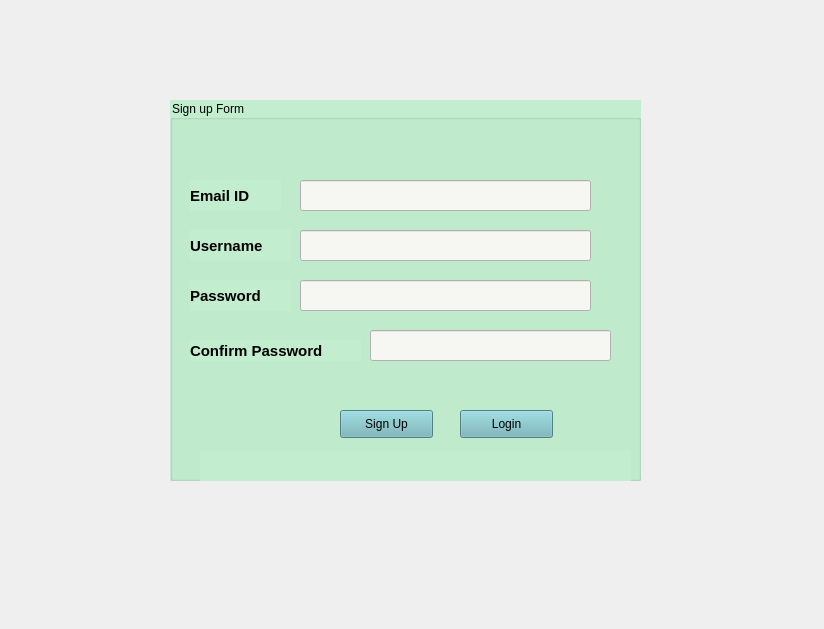
<?xml version="1.0" encoding="UTF-8"?>
<ui version="4.0">
 <class>Form</class>
 <widget class="QWidget" name="Form">
  <property name="geometry">
   <rect>
    <x>0</x>
    <y>0</y>
    <width>824</width>
    <height>629</height>
   </rect>
  </property>
  <property name="windowTitle">
   <string>Form</string>
  </property>
  <widget class="QGroupBox" name="groupBox">
   <property name="geometry">
    <rect>
     <x>170</x>
     <y>100</y>
     <width>471</width>
     <height>381</height>
    </rect>
   </property>
   <property name="styleSheet">
    <string notr="true">background-color:rgb(194,237,206)</string>
   </property>
   <property name="title">
    <string>Sign up Form</string>
   </property>
   <widget class="QLabel" name="newusername_label">
    <property name="geometry">
     <rect>
      <x>20</x>
      <y>130</y>
      <width>101</width>
      <height>31</height>
     </rect>
    </property>
    <property name="font">
     <font>
      <pointsize>11</pointsize>
      <weight>75</weight>
      <bold>true</bold>
     </font>
    </property>
    <property name="text">
     <string>Username</string>
    </property>
   </widget>
   <widget class="QLabel" name="newpassword_label">
    <property name="geometry">
     <rect>
      <x>20</x>
      <y>180</y>
      <width>101</width>
      <height>31</height>
     </rect>
    </property>
    <property name="font">
     <font>
      <pointsize>11</pointsize>
      <weight>75</weight>
      <bold>true</bold>
     </font>
    </property>
    <property name="text">
     <string>Password</string>
    </property>
   </widget>
   <widget class="QLabel" name="confirmpassword_label">
    <property name="geometry">
     <rect>
      <x>20</x>
      <y>240</y>
      <width>171</width>
      <height>21</height>
     </rect>
    </property>
    <property name="font">
     <font>
      <pointsize>11</pointsize>
      <weight>75</weight>
      <bold>true</bold>
     </font>
    </property>
    <property name="text">
     <string>Confirm Password</string>
    </property>
   </widget>
   <widget class="QLabel" name="email_label">
    <property name="geometry">
     <rect>
      <x>20</x>
      <y>80</y>
      <width>91</width>
      <height>31</height>
     </rect>
    </property>
    <property name="font">
     <font>
      <pointsize>11</pointsize>
      <weight>75</weight>
      <bold>true</bold>
     </font>
    </property>
    <property name="text">
     <string>Email ID</string>
    </property>
   </widget>
   <widget class="QPushButton" name="signup_btn">
    <property name="geometry">
     <rect>
      <x>170</x>
      <y>310</y>
      <width>93</width>
      <height>28</height>
     </rect>
    </property>
    <property name="styleSheet">
     <string notr="true">background-color:rgb(111,179,184)</string>
    </property>
    <property name="text">
     <string>Sign Up</string>
    </property>
   </widget>
   <widget class="QLineEdit" name="email_lineedit">
    <property name="geometry">
     <rect>
      <x>130</x>
      <y>80</y>
      <width>291</width>
      <height>31</height>
     </rect>
    </property>
    <property name="font">
     <font>
      <pointsize>11</pointsize>
     </font>
    </property>
    <property name="styleSheet">
     <string notr="true">background-color:rgb(246,246,242)</string>
    </property>
   </widget>
   <widget class="QLineEdit" name="newusername_lineedit">
    <property name="geometry">
     <rect>
      <x>130</x>
      <y>130</y>
      <width>291</width>
      <height>31</height>
     </rect>
    </property>
    <property name="font">
     <font>
      <pointsize>11</pointsize>
     </font>
    </property>
    <property name="styleSheet">
     <string notr="true">background-color:rgb(246,246,242)</string>
    </property>
   </widget>
   <widget class="QLineEdit" name="newpassword_lineedit">
    <property name="geometry">
     <rect>
      <x>130</x>
      <y>180</y>
      <width>291</width>
      <height>31</height>
     </rect>
    </property>
    <property name="styleSheet">
     <string notr="true">background-color:rgb(246,246,242)</string>
    </property>
    <property name="text">
     <string/>
    </property>
    <property name="echoMode">
     <enum>QLineEdit::Password</enum>
    </property>
   </widget>
   <widget class="QLineEdit" name="confirmpassword_lineedit">
    <property name="geometry">
     <rect>
      <x>200</x>
      <y>230</y>
      <width>241</width>
      <height>31</height>
     </rect>
    </property>
    <property name="styleSheet">
     <string notr="true">background-color:rgb(246,246,242)</string>
    </property>
    <property name="text">
     <string/>
    </property>
    <property name="echoMode">
     <enum>QLineEdit::Password</enum>
    </property>
   </widget>
   <widget class="QLabel" name="error_label">
    <property name="geometry">
     <rect>
      <x>30</x>
      <y>350</y>
      <width>431</width>
      <height>31</height>
     </rect>
    </property>
    <property name="styleSheet">
     <string notr="true">
	padding-left:4px;
</string>
    </property>
    <property name="text">
     <string/>
    </property>
   </widget>
   <widget class="QPushButton" name="login_btn">
    <property name="geometry">
     <rect>
      <x>290</x>
      <y>310</y>
      <width>93</width>
      <height>28</height>
     </rect>
    </property>
    <property name="styleSheet">
     <string notr="true">background-color:rgb(111,179,184)</string>
    </property>
    <property name="text">
     <string>Login</string>
    </property>
   </widget>
  </widget>
 </widget>
 <resources/>
 <connections/>
</ui>
